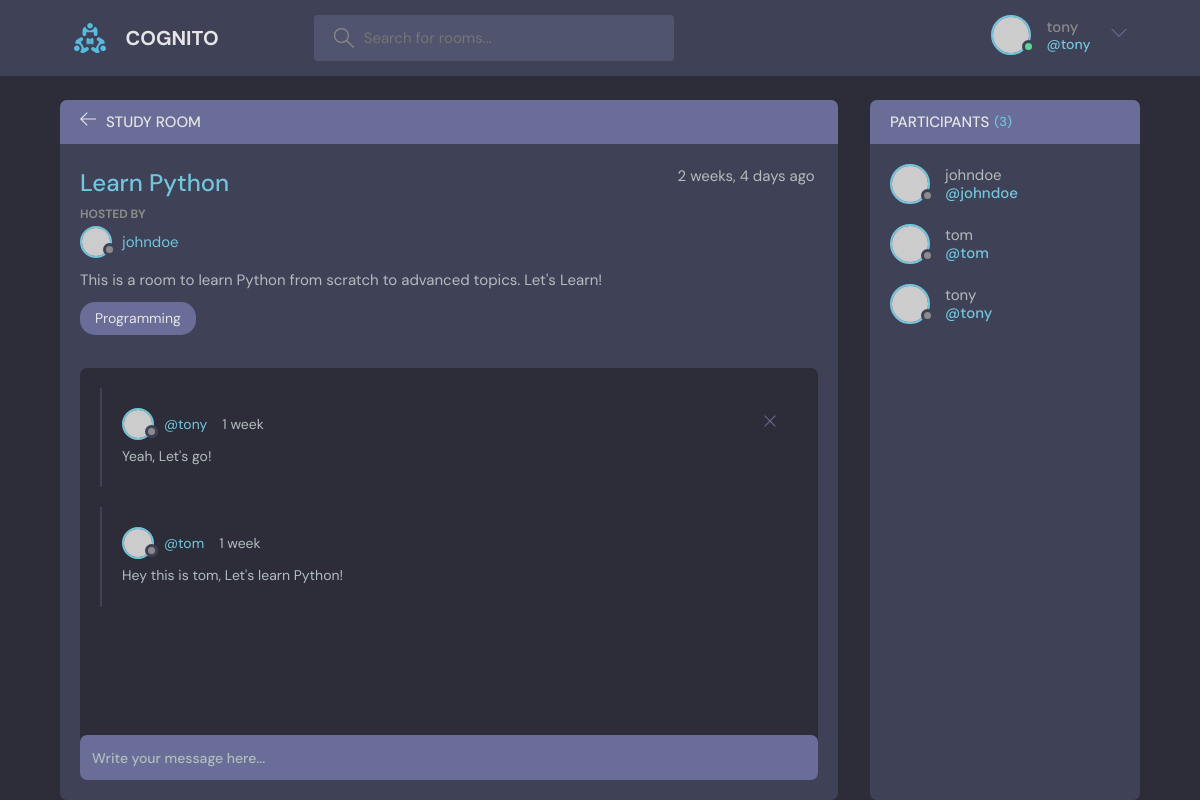
/room/1/ (signed in), run on the app's committed database.
### main/models.py (models this page shows, shortened)
class Room(models.Model):
    host = models.ForeignKey(User, on_delete=models.SET_NULL, null=True)  # Host user, nullable
    topic = models.ForeignKey(Topic, on_delete=models.SET_NULL, null=True)  # Topic, nullable
    name = models.CharField(max_length=200)  # Room name
    description = models.TextField(null=True, blank=True)  # Room description, optional
    participants = models.ManyToManyField(User, related_name='participants', blank=True)  # Room participants, optional
    updated = models.DateTimeField(auto_now=True)  # Timestamp of the last update
    created = models.DateTimeField(auto_now_add=True)  # Timestamp of creation
    class Meta:
        ordering = ['-updated', '-created']  # Order by last updated and created date

class Topic(models.Model):
    name = models.CharField(max_length=200)
    def __str__(self):
        return self.name

class Message(models.Model):
    user = models.ForeignKey(User, on_delete=models.CASCADE)  # User who posted the message
    room = models.ForeignKey(Room, on_delete=models.CASCADE)  # Room where the message was posted
    body = models.TextField()  # Message content
    updated = models.DateTimeField(auto_now=True)  # Timestamp of the last update
    created = models.DateTimeField(auto_now_add=True)  # Timestamp of creation
    class Meta:
        ordering = ['-updated', '-created']  # Order by last updated and created date

### main/views.py (the view, shortened to what this page needs)
# urls.py: path('room/<int:pk>/',room,name='room'),
@login_required(login_url='login')
def room(request, pk):
    room = get_object_or_404(Room, id=pk)
    room_messages = room.message_set.all()
    participants = room.participants.all()
    context = {'room': room, 'room_messages': room_messages, 'participants': participants}
    return render(request, 'main/room.html', context)

### templates/main/room.html (shortened to what this page needs)
{% extends "base.html" %}
{% block content %}
    <main class="profile-page layout layout--2">
      <div class="container">
        <div class="room">
          <div class="room__top">
            <div class="room__topLeft">
              <a href="{% url 'home' %}">
                <svg version="1.1" xmlns="http://www.w3.org/2000/svg" width="32" height="32" viewBox="0 0 32 32">
                  <title>arrow-left</title>
                  <path
                    d="M13.723 2.286l-13.723 13.714 13.719 13.714 1.616-1.611-10.96-10.96h27.625v-2.286h-27.625l10.965-10.965-1.616-1.607z"
                  ></path>
                </svg>
              </a>
              <h3>Study Room</h3>
            </div>
          </div>
          <div class="room__box scroll">
            <div class="room__header scroll">
              <div class="room__info">
                <h3>{{room.name}}</h3>
                <span>{{room.created|timesince}} ago&nbsp</span>
              </div>
              <div class="room__hosted">
                <p>Hosted By</p>
                <a href="{% url "user_profile" room.host.id %}" class="room__author">
                  <div class="avatar avatar--small">
                    <img src="https://randomuser.me/api/portraits/men/37.jpg" />
                  </div>
                  <span>{{room.host.username}}</span>
                </a>
              </div>
              <div class="room__details">
                {{room.description}}
              </div>
              <span class="room__topics">{{room.topic}}</span>
            </div>
            <div class="room__conversation">
              <div class="threads scroll">
                {% for message in room_messages %}
                <div class="thread">
                  <div class="thread__top">
                    <div class="thread__author">
                      <a href="{% url "user_profile" message.user.id %}" class="thread__authorInfo">
                        <div class="avatar avatar--small">
                          <img src="https://randomuser.me/api/portraits/men/37.jpg" />
                        </div>
                        <span>@{{message.user.username}}</span>
                      </a>
                      <span class="thread__date">{{message.created|timesince}}</span>
                    </div>
                    {% if request.user == message.user %}
                    <a href="{% url "delete_message" message.id %}">
                    <div class="thread__delete">
                      <svg version="1.1" xmlns="http://www.w3.org/2000/svg" width="32" height="32" viewBox="0 0 32 32">
                        <title>remove</title>
                        <path
                          d="M27.314 6.019l-1.333-1.333-9.98 9.981-9.981-9.981-1.333 1.333 9.981 9.981-9.981 9.98 1.333 1.333 9.981-9.98 9.98 9.98 1.333-1.333-9.98-9.98 9.98-9.981z"
                        ></path>
                      </svg>
                    </div>
                  </a>
                    {% endif %}
                  </div>
                  <div class="thread__details">
                    {{message.body}}
                  </div>
                </div>
                {% endfor %}
              </div>
            </div>
          </div>
          <div class="room__message">
            <form action="#"><input name="" placeholder="Write your message here..." /></form>
          </div>
        </div>
        <div class="participants">
          <h3 class="participants__top">Participants <span>({{room.participants.all.count}})</span></h3>
          <div class="participants__list scroll">
            {% for participant in participants %}
            <a href="{% url "user_profile" participant.id %}" class="participant">
              <div class="avatar avatar--medium">
                <img src="https://randomuser.me/api/portraits/men/37.jpg" />
              </div>
              <p>
                {{participant.username}}
                <span>@{{ participant.username }}</span>
              </p>
            </a>
            {% endfor %}
          </div>
        </div>
      </div>
    </main>
{% endblock content %}

### templates/navbar.html (shortened to what this page needs)
{% load static %}
<header class="header header--loggedIn">
    <div class="container">
        <a href="{% url 'home' %}" class="header__logo">
            <img src="{% static 'images/logo.svg' %}" />
            <h1>COGNITO</h1>
        </a>
        <form class="header__search" method="GET" action="{% url 'home' %}">
            <label>
                <input type="text" name="q" placeholder="Search for rooms..." />
            </label>
        </form>
        <nav class="header__menu">
            {% if request.user.is_authenticated %}
            <div class="header__user">
                <a href="{% url 'update_user' %}">
                    <div class="avatar avatar--medium active">
                        <img src="https://randomuser.me/api/portraits/men/37.jpg" />
                    </div>
                    <p>{{ request.user }} <span>@{{ request.user.username }}</span></p>
                </a>
                <button class="dropdown-button">
                    <svg version="1.1" xmlns="http://www.w3.org/2000/svg" width="32" height="32" viewBox="0 0 32 32">
                        <title>chevron-down</title>
                        <path d="M16 21l-13-13h-3l16 16 16-16h-3l-13 13z"></path>
                    </svg>
                </button>
            </div>
            {% else %}
            <a href="{% url 'login' %}">
                <img src="{% static 'images/avatar.svg' %}" />
                <p>Login</p>
            </a>
            {% endif %}
        </nav>
    </div>
</header>

### data on the page
Room: name "Learn Python", created "2 weeks, 4 days", host.username "johndoe", description "This is a room to learn Python from scratch to advanced topics. Let's Learn!", topic "Programming", participants.all.count "3"
Message: user.username "tony", created "1 week", body "Yeah, Let's go!"
Message: user.username "tom", created "1 week", body "Hey this is tom, Let's learn Python!"

### other printed values
{{ request.user }} "tony"
{{ request.user.username }} "tony"
{{ participant.username }} "johndoe"
{{ participant.username }} "tom"
{{ participant.username }} "tony"
